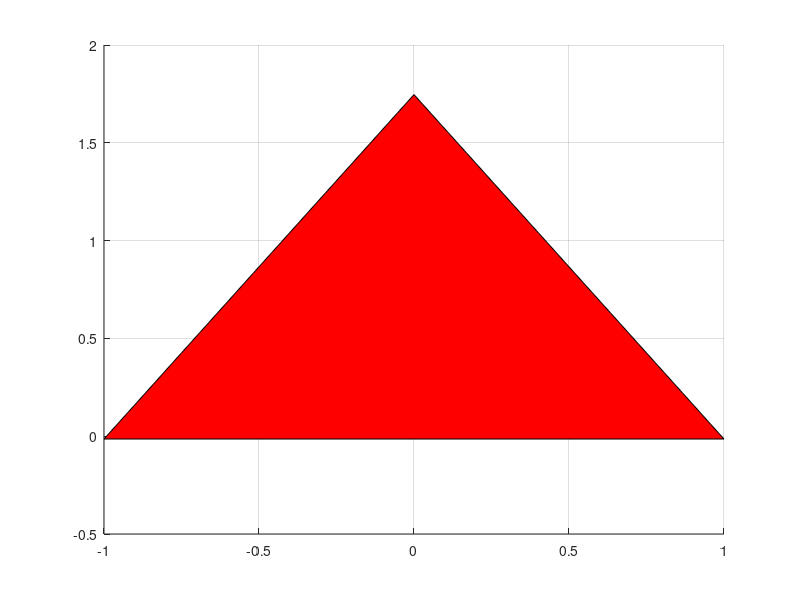

Write the MATLAB code that produced this figure. (Note: this script raises an error after producing the figure.)
%% Lame values
rho = 10;
lambda = 1;
mu = 1;
f = [0;0];
h = 1;
p1 = [0;sqrt(3)];
p2 = [1;0];
p3 = [-1;0];

%% Boundary conditions
% u_1D = 0.5*(p1+p2);
% u_3D = 0.5*(p1+p3);
u_1D = [0;0];
u_3D = [0;0];
tau_23N =[0;-0.05];

%% Setup
Itwo = eye(2);
ztwo = zeros(2);
P = vertcat([p1 p2 p3],ones(1,3));
Q = P^-1;
partE = [1 0 0 0;0 0.5 0.5 0;0 0.5 0.5 0;0 0 0 1];
Qn = [Q(1,1) Q(2,1) Q(3,1);Q(1,2) Q(2,2) Q(3,2)];
E = partE*kron(Qn,Itwo);
volB = h*abs(det(P))*0.5;
% % T's
% l_12 = norm(p1-p2);
% l_23 = norm(p2-p3);
% l_31 = norm(p1-p3);
% T_12 = l_12*h/2*[Itwo;Itwo;ztwo];
% T_23 = l_23*h*[ztwo;Itwo;Itwo]*0.5;
% T_31 = l_31*h/2*[Itwo;ztwo;Itwo];

V = (volB/3)*[Itwo;Itwo;Itwo];
%% Mass and stiffness matrix 
M = (kron(ones(3,3),Itwo)+eye(6))*rho*volB/12;
lambda_mu = [lambda+2*mu 0 0 lambda; 0 2*mu 0 0; 0 0 2*mu 0; lambda 0 0 lambda+2*mu];
S = volB*E'*lambda_mu*E;

%% Extended system
% Mass matrix
M_extend = zeros(10);
M_extend(1:6,1:6) = M;
% Stiffness matrix
C = 0.5*[Itwo Itwo;Itwo ztwo;ztwo Itwo];
S_extend = zeros(10);
S_extend(1:6,:)=[S C];
S_extend(7:10,1:6)=C';
% Right hand side
rhs = vertcat([ztwo;Itwo;Itwo]*0.5*tau_23N*h*norm(p2-p3),u_1D,u_3D);

%% Calculating the time evolution
T = 20;
nt = 200;
dt = T/nt;
p = zeros(6,nt+1); % Set of all points

U = zeros(10,nt+1);
Up = zeros(10,1); % Could be wrong 
Upp = zeros(10,1); % Could be wrong
%% Starting from a Stationary solution
 U(:,1) = S_extend\rhs;
% 
p1 = p1+U(1:2,1)
p2 = p2+U(3:4,1)
p3 = p3+U(5:6,1)
Px = [p1(1,1);p2(1,1);p3(1,1)];
Py = [p1(2,1);p2(2,1);p3(2,1)];

patch(Px,Py,'r')
grid on;
%NOT WORKING 
%% Solving everything
p(:,1) = vertcat(p1,p2,p3);
for i=1:nt
    % Solve using the Newark method
    [U(:,i+1),Up,Upp] = Newark1step( M_extend, S_extend, rhs, U(:,i), Up ,Upp,dt);
    % Define the new position of the points (now p1, p2, p3)
    p1 = U(1:2,i+1)+p1;
    p2 = U(3:4,i+1)+p2;
    p3 = U(5:6,i+1)+p3;
    % Store the new positions in a new column of matrix p
    p(:,i+1) = vertcat(p1,p2,p3);
    
    % Stop applying the forces after some time 
    if i==1
        f =[0;0];
        tau_23N=[0;0];
    end
    % Recalculate the right hand side, for time dependancy
    rhs = vertcat([ztwo;Itwo;Itwo]*0.5*tau_23N+V*f,u_1D,u_3D);
end


%% Plotting up the solution
Px = p(1:2:5,:);
Py = p(2:2:6,:);
fig = figure;
axis([-1.25 1.25 -0.25 3])
grid on
for i=1:200
    if ~ishandle(fig)
        break
    end
    patch(Px(:,i),Py(:,i),'r')
    title(['i=' num2str(i)])
    pause(0.2)
    %clf;
end


%show_anim(U(:end-4,:),50);